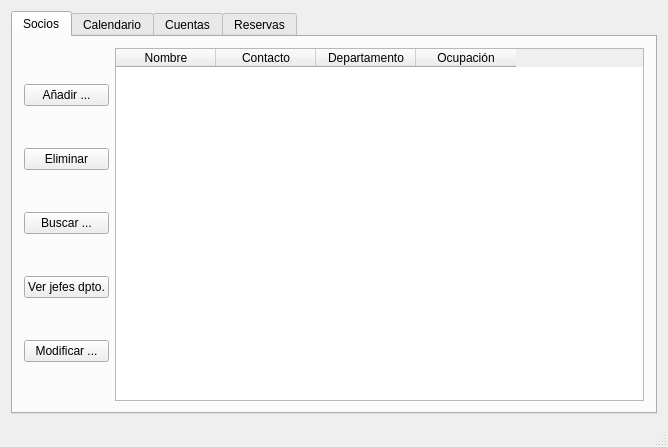
<?xml version="1.0" encoding="UTF-8"?>
<ui version="4.0">
 <class>Inicio</class>
 <widget class="QMainWindow" name="Inicio">
  <property name="geometry">
   <rect>
    <x>0</x>
    <y>0</y>
    <width>668</width>
    <height>447</height>
   </rect>
  </property>
  <property name="windowTitle">
   <string>Inicio</string>
  </property>
  <widget class="QWidget" name="centralWidget">
   <layout class="QGridLayout" name="gridLayout">
    <item row="0" column="0">
     <widget class="QTabWidget" name="tab_2">
      <property name="tabPosition">
       <enum>QTabWidget::North</enum>
      </property>
      <property name="tabShape">
       <enum>QTabWidget::Rounded</enum>
      </property>
      <property name="currentIndex">
       <number>0</number>
      </property>
      <property name="elideMode">
       <enum>Qt::ElideMiddle</enum>
      </property>
      <widget class="QWidget" name="tabpartners">
       <attribute name="title">
        <string>Socios</string>
       </attribute>
       <layout class="QGridLayout" name="gridLayout_2">
        <item row="0" column="0">
         <layout class="QHBoxLayout" name="horizontalLayout">
          <item>
           <layout class="QVBoxLayout" name="verticalLayout">
            <item>
             <widget class="QPushButton" name="btnaddpartner">
              <property name="text">
               <string>Añadir ...</string>
              </property>
             </widget>
            </item>
            <item>
             <widget class="QPushButton" name="btndelpartner">
              <property name="text">
               <string>Eliminar</string>
              </property>
             </widget>
            </item>
            <item>
             <widget class="QPushButton" name="btnsearchpartner">
              <property name="text">
               <string>Buscar ...</string>
              </property>
             </widget>
            </item>
            <item>
             <widget class="QPushButton" name="btnviewboss">
              <property name="text">
               <string>Ver jefes dpto.</string>
              </property>
             </widget>
            </item>
            <item>
             <widget class="QPushButton" name="btnmodpartner">
              <property name="text">
               <string>Modificar ...</string>
              </property>
             </widget>
            </item>
           </layout>
          </item>
          <item>
           <widget class="QTableWidget" name="partnerview">
            <property name="editTriggers">
             <set>QAbstractItemView::NoEditTriggers</set>
            </property>
            <property name="rowCount">
             <number>0</number>
            </property>
            <column>
             <property name="text">
              <string>Nombre</string>
             </property>
            </column>
            <column>
             <property name="text">
              <string>Contacto</string>
             </property>
            </column>
            <column>
             <property name="text">
              <string>Departamento</string>
             </property>
            </column>
            <column>
             <property name="text">
              <string>Ocupación</string>
             </property>
            </column>
           </widget>
          </item>
         </layout>
        </item>
       </layout>
      </widget>
      <widget class="QWidget" name="tabcalendar">
       <attribute name="title">
        <string>Calendario</string>
       </attribute>
       <layout class="QGridLayout" name="gridLayout_3">
        <item row="0" column="0">
         <layout class="QHBoxLayout" name="horizontalLayout_2">
          <item>
           <widget class="QCalendarWidget" name="calendar_"/>
          </item>
          <item>
           <widget class="QTreeWidget" name="treeWidget">
            <property name="horizontalScrollBarPolicy">
             <enum>Qt::ScrollBarAlwaysOn</enum>
            </property>
            <property name="sizeAdjustPolicy">
             <enum>QAbstractScrollArea::AdjustIgnored</enum>
            </property>
            <column>
             <property name="text">
              <string>Hora</string>
             </property>
            </column>
            <column>
             <property name="text">
              <string>Lugar</string>
             </property>
            </column>
            <column>
             <property name="text">
              <string>Grupo</string>
             </property>
            </column>
           </widget>
          </item>
         </layout>
        </item>
       </layout>
      </widget>
      <widget class="QWidget" name="tabeconomics">
       <attribute name="title">
        <string>Cuentas</string>
       </attribute>
      </widget>
      <widget class="QWidget" name="tab">
       <attribute name="title">
        <string>Reservas</string>
       </attribute>
       <layout class="QVBoxLayout" name="verticalLayout_4">
        <item>
         <layout class="QVBoxLayout" name="verticalLayout_3">
          <item>
           <widget class="QCalendarWidget" name="calendarWidget"/>
          </item>
          <item>
           <layout class="QHBoxLayout" name="horizontalLayout_3">
            <item>
             <widget class="QLabel" name="label_2">
              <property name="text">
               <string>Local</string>
              </property>
             </widget>
            </item>
            <item>
             <widget class="QLabel" name="label">
              <property name="text">
               <string>Estudio</string>
              </property>
             </widget>
            </item>
           </layout>
          </item>
          <item>
           <layout class="QVBoxLayout" name="verticalLayout_2">
            <item>
             <layout class="QHBoxLayout" name="horizontalLayout_4">
              <item>
               <widget class="QTableView" name="tableView"/>
              </item>
              <item>
               <widget class="QTableView" name="tableView_2"/>
              </item>
             </layout>
            </item>
            <item>
             <layout class="QHBoxLayout" name="horizontalLayout_7">
              <item>
               <layout class="QHBoxLayout" name="horizontalLayout_5">
                <item>
                 <widget class="QPushButton" name="pushButton">
                  <property name="text">
                   <string>Nueva reserva</string>
                  </property>
                 </widget>
                </item>
                <item>
                 <widget class="QPushButton" name="pushButton_2">
                  <property name="text">
                   <string>Cancelar</string>
                  </property>
                 </widget>
                </item>
               </layout>
              </item>
              <item>
               <layout class="QHBoxLayout" name="horizontalLayout_6">
                <item>
                 <widget class="QPushButton" name="pushButton_3">
                  <property name="text">
                   <string>Nueva reserva</string>
                  </property>
                 </widget>
                </item>
                <item>
                 <widget class="QPushButton" name="pushButton_4">
                  <property name="text">
                   <string>Cancelar</string>
                  </property>
                 </widget>
                </item>
               </layout>
              </item>
             </layout>
            </item>
           </layout>
          </item>
         </layout>
        </item>
       </layout>
      </widget>
     </widget>
    </item>
   </layout>
  </widget>
  <widget class="QStatusBar" name="statusBar"/>
  <action name="actionA_adir_nuevo_socio">
   <property name="text">
    <string>Añadir nuevo socio...</string>
   </property>
   <property name="shortcut">
    <string>Alt+A</string>
   </property>
  </action>
  <action name="actionBuscar_el_informe_de_un_socio">
   <property name="text">
    <string>Buscar el informe de un socio...</string>
   </property>
   <property name="shortcut">
    <string>Alt+B</string>
   </property>
  </action>
  <action name="actionA_adir_evento">
   <property name="text">
    <string>Añadir evento...</string>
   </property>
  </action>
  <action name="actionMostrar_eventos">
   <property name="text">
    <string>Buscar eventos en fecha...</string>
   </property>
  </action>
  <action name="actionEstad_sticas">
   <property name="text">
    <string>Estadísticas...</string>
   </property>
  </action>
  <action name="actionCaja">
   <property name="text">
    <string>Caja...</string>
   </property>
  </action>
 </widget>
 <layoutdefault spacing="6" margin="11"/>
 <resources/>
 <connections/>
</ui>
